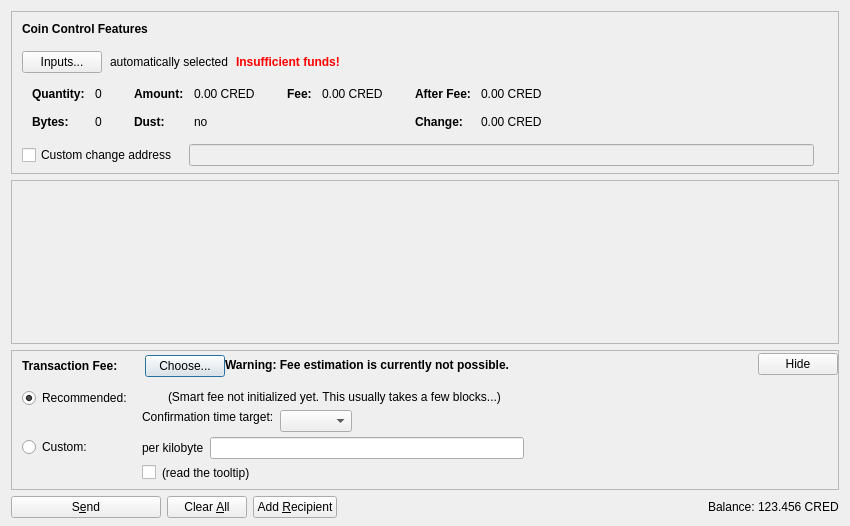
<?xml version="1.0" encoding="UTF-8"?>
<ui version="4.0">
 <class>SendCoinsDialog</class>
 <widget class="QDialog" name="SendCoinsDialog">
  <property name="geometry">
   <rect>
    <x>0</x>
    <y>0</y>
    <width>850</width>
    <height>526</height>
   </rect>
  </property>
  <property name="windowTitle">
   <string>Send Coins</string>
  </property>
  <layout class="QVBoxLayout" name="verticalLayout" stretch="0,1,0,0">
   <property name="bottomMargin">
    <number>8</number>
   </property>
   <item>
    <widget class="QFrame" name="frameCoinControl">
     <property name="sizePolicy">
      <sizepolicy hsizetype="Expanding" vsizetype="Expanding">
       <horstretch>0</horstretch>
       <verstretch>0</verstretch>
      </sizepolicy>
     </property>
     <property name="maximumSize">
      <size>
       <width>16777215</width>
       <height>16777215</height>
      </size>
     </property>
     <property name="frameShape">
      <enum>QFrame::StyledPanel</enum>
     </property>
     <property name="frameShadow">
      <enum>QFrame::Sunken</enum>
     </property>
     <layout class="QVBoxLayout" name="verticalLayoutCoinControl2">
      <property name="spacing">
       <number>0</number>
      </property>
      <property name="leftMargin">
       <number>0</number>
      </property>
      <property name="topMargin">
       <number>0</number>
      </property>
      <property name="rightMargin">
       <number>0</number>
      </property>
      <property name="bottomMargin">
       <number>6</number>
      </property>
      <item>
       <layout class="QVBoxLayout" name="verticalLayoutCoinControl" stretch="0,0,0,0,1">
        <property name="spacing">
         <number>0</number>
        </property>
        <property name="leftMargin">
         <number>10</number>
        </property>
        <property name="topMargin">
         <number>10</number>
        </property>
        <item>
         <layout class="QHBoxLayout" name="horizontalLayoutCoinControl1">
          <property name="bottomMargin">
           <number>15</number>
          </property>
          <item>
           <widget class="QLabel" name="labelCoinControlFeatures">
            <property name="sizePolicy">
             <sizepolicy hsizetype="Preferred" vsizetype="Maximum">
              <horstretch>0</horstretch>
              <verstretch>0</verstretch>
             </sizepolicy>
            </property>
            <property name="font">
             <font>
              <weight>75</weight>
              <bold>true</bold>
             </font>
            </property>
            <property name="styleSheet">
             <string notr="true">font-weight:bold;</string>
            </property>
            <property name="text">
             <string>Coin Control Features</string>
            </property>
           </widget>
          </item>
         </layout>
        </item>
        <item>
         <layout class="QHBoxLayout" name="horizontalLayoutCoinControl2" stretch="0,0,0,0">
          <property name="spacing">
           <number>8</number>
          </property>
          <property name="bottomMargin">
           <number>10</number>
          </property>
          <item>
           <widget class="QPushButton" name="pushButtonCoinControl">
            <property name="styleSheet">
             <string notr="true"/>
            </property>
            <property name="text">
             <string>Inputs...</string>
            </property>
            <property name="autoDefault">
             <bool>false</bool>
            </property>
           </widget>
          </item>
          <item>
           <widget class="QLabel" name="labelCoinControlAutomaticallySelected">
            <property name="text">
             <string>automatically selected</string>
            </property>
            <property name="margin">
             <number>5</number>
            </property>
           </widget>
          </item>
          <item>
           <widget class="QLabel" name="labelCoinControlInsuffFunds">
            <property name="font">
             <font>
              <weight>75</weight>
              <bold>true</bold>
             </font>
            </property>
            <property name="styleSheet">
             <string notr="true">color:red;font-weight:bold;</string>
            </property>
            <property name="text">
             <string>Insufficient funds!</string>
            </property>
            <property name="margin">
             <number>5</number>
            </property>
           </widget>
          </item>
          <item>
           <spacer name="horizontalSpacerCoinControl">
            <property name="orientation">
             <enum>Qt::Horizontal</enum>
            </property>
            <property name="sizeHint" stdset="0">
             <size>
              <width>40</width>
              <height>1</height>
             </size>
            </property>
           </spacer>
          </item>
         </layout>
        </item>
        <item>
         <widget class="QWidget" name="widgetCoinControl" native="true">
          <property name="sizePolicy">
           <sizepolicy hsizetype="Preferred" vsizetype="Preferred">
            <horstretch>0</horstretch>
            <verstretch>0</verstretch>
           </sizepolicy>
          </property>
          <property name="minimumSize">
           <size>
            <width>0</width>
            <height>0</height>
           </size>
          </property>
          <property name="styleSheet">
           <string notr="true"/>
          </property>
          <layout class="QHBoxLayout" name="horizontalLayoutCoinControl5">
           <property name="leftMargin">
            <number>0</number>
           </property>
           <property name="topMargin">
            <number>0</number>
           </property>
           <property name="rightMargin">
            <number>0</number>
           </property>
           <property name="bottomMargin">
            <number>0</number>
           </property>
           <item>
            <layout class="QHBoxLayout" name="horizontalLayoutCoinControl3" stretch="0,0,0,1">
             <property name="spacing">
              <number>20</number>
             </property>
             <property name="topMargin">
              <number>0</number>
             </property>
             <property name="bottomMargin">
              <number>10</number>
             </property>
             <item>
              <layout class="QFormLayout" name="formLayoutCoinControl1">
               <property name="horizontalSpacing">
                <number>10</number>
               </property>
               <property name="verticalSpacing">
                <number>14</number>
               </property>
               <property name="leftMargin">
                <number>10</number>
               </property>
               <property name="topMargin">
                <number>4</number>
               </property>
               <property name="rightMargin">
                <number>6</number>
               </property>
               <item row="0" column="0">
                <widget class="QLabel" name="labelCoinControlQuantityText">
                 <property name="font">
                  <font>
                   <weight>75</weight>
                   <bold>true</bold>
                  </font>
                 </property>
                 <property name="text">
                  <string>Quantity:</string>
                 </property>
                 <property name="margin">
                  <number>0</number>
                 </property>
                </widget>
               </item>
               <item row="0" column="1">
                <widget class="QLabel" name="labelCoinControlQuantity">
                 <property name="cursor">
                  <cursorShape>IBeamCursor</cursorShape>
                 </property>
                 <property name="contextMenuPolicy">
                  <enum>Qt::ActionsContextMenu</enum>
                 </property>
                 <property name="text">
                  <string notr="true">0</string>
                 </property>
                 <property name="margin">
                  <number>0</number>
                 </property>
                 <property name="textInteractionFlags">
                  <set>Qt::LinksAccessibleByMouse|Qt::TextSelectableByKeyboard|Qt::TextSelectableByMouse</set>
                 </property>
                </widget>
               </item>
               <item row="1" column="0">
                <widget class="QLabel" name="labelCoinControlBytesText">
                 <property name="font">
                  <font>
                   <weight>75</weight>
                   <bold>true</bold>
                  </font>
                 </property>
                 <property name="text">
                  <string>Bytes:</string>
                 </property>
                </widget>
               </item>
               <item row="1" column="1">
                <widget class="QLabel" name="labelCoinControlBytes">
                 <property name="cursor">
                  <cursorShape>IBeamCursor</cursorShape>
                 </property>
                 <property name="contextMenuPolicy">
                  <enum>Qt::ActionsContextMenu</enum>
                 </property>
                 <property name="text">
                  <string notr="true">0</string>
                 </property>
                 <property name="textInteractionFlags">
                  <set>Qt::LinksAccessibleByMouse|Qt::TextSelectableByKeyboard|Qt::TextSelectableByMouse</set>
                 </property>
                </widget>
               </item>
              </layout>
             </item>
             <item>
              <layout class="QFormLayout" name="formLayoutCoinControl2">
               <property name="horizontalSpacing">
                <number>10</number>
               </property>
               <property name="verticalSpacing">
                <number>14</number>
               </property>
               <property name="leftMargin">
                <number>6</number>
               </property>
               <property name="topMargin">
                <number>4</number>
               </property>
               <property name="rightMargin">
                <number>6</number>
               </property>
               <item row="0" column="0">
                <widget class="QLabel" name="labelCoinControlAmountText">
                 <property name="font">
                  <font>
                   <weight>75</weight>
                   <bold>true</bold>
                  </font>
                 </property>
                 <property name="text">
                  <string>Amount:</string>
                 </property>
                 <property name="margin">
                  <number>0</number>
                 </property>
                </widget>
               </item>
               <item row="0" column="1">
                <widget class="QLabel" name="labelCoinControlAmount">
                 <property name="cursor">
                  <cursorShape>IBeamCursor</cursorShape>
                 </property>
                 <property name="contextMenuPolicy">
                  <enum>Qt::ActionsContextMenu</enum>
                 </property>
                 <property name="text">
                  <string notr="true">0.00 CRED</string>
                 </property>
                 <property name="textInteractionFlags">
                  <set>Qt::LinksAccessibleByMouse|Qt::TextSelectableByKeyboard|Qt::TextSelectableByMouse</set>
                 </property>
                </widget>
               </item>
               <item row="1" column="0">
                <widget class="QLabel" name="labelCoinControlLowOutputText">
                 <property name="font">
                  <font>
                   <weight>75</weight>
                   <bold>true</bold>
                  </font>
                 </property>
                 <property name="text">
                  <string>Dust:</string>
                 </property>
                </widget>
               </item>
               <item row="1" column="1">
                <widget class="QLabel" name="labelCoinControlLowOutput">
                 <property name="cursor">
                  <cursorShape>IBeamCursor</cursorShape>
                 </property>
                 <property name="contextMenuPolicy">
                  <enum>Qt::ActionsContextMenu</enum>
                 </property>
                 <property name="text">
                  <string notr="true">no</string>
                 </property>
                 <property name="textInteractionFlags">
                  <set>Qt::LinksAccessibleByMouse|Qt::TextSelectableByKeyboard|Qt::TextSelectableByMouse</set>
                 </property>
                </widget>
               </item>
              </layout>
             </item>
             <item>
              <layout class="QFormLayout" name="formLayoutCoinControl3">
               <property name="horizontalSpacing">
                <number>10</number>
               </property>
               <property name="verticalSpacing">
                <number>14</number>
               </property>
               <property name="leftMargin">
                <number>6</number>
               </property>
               <property name="topMargin">
                <number>4</number>
               </property>
               <property name="rightMargin">
                <number>6</number>
               </property>
               <item row="0" column="0">
                <widget class="QLabel" name="labelCoinControlFeeText">
                 <property name="font">
                  <font>
                   <weight>75</weight>
                   <bold>true</bold>
                  </font>
                 </property>
                 <property name="text">
                  <string>Fee:</string>
                 </property>
                 <property name="margin">
                  <number>0</number>
                 </property>
                </widget>
               </item>
               <item row="0" column="1">
                <widget class="QLabel" name="labelCoinControlFee">
                 <property name="cursor">
                  <cursorShape>IBeamCursor</cursorShape>
                 </property>
                 <property name="contextMenuPolicy">
                  <enum>Qt::ActionsContextMenu</enum>
                 </property>
                 <property name="text">
                  <string notr="true">0.00 CRED</string>
                 </property>
                 <property name="textInteractionFlags">
                  <set>Qt::LinksAccessibleByMouse|Qt::TextSelectableByKeyboard|Qt::TextSelectableByMouse</set>
                 </property>
                </widget>
               </item>
              </layout>
             </item>
             <item>
              <layout class="QFormLayout" name="formLayoutCoinControl4">
               <property name="horizontalSpacing">
                <number>10</number>
               </property>
               <property name="verticalSpacing">
                <number>14</number>
               </property>
               <property name="leftMargin">
                <number>6</number>
               </property>
               <property name="topMargin">
                <number>4</number>
               </property>
               <property name="rightMargin">
                <number>6</number>
               </property>
               <item row="0" column="0">
                <widget class="QLabel" name="labelCoinControlAfterFeeText">
                 <property name="font">
                  <font>
                   <weight>75</weight>
                   <bold>true</bold>
                  </font>
                 </property>
                 <property name="text">
                  <string>After Fee:</string>
                 </property>
                 <property name="margin">
                  <number>0</number>
                 </property>
                </widget>
               </item>
               <item row="0" column="1">
                <widget class="QLabel" name="labelCoinControlAfterFee">
                 <property name="cursor">
                  <cursorShape>IBeamCursor</cursorShape>
                 </property>
                 <property name="contextMenuPolicy">
                  <enum>Qt::ActionsContextMenu</enum>
                 </property>
                 <property name="text">
                  <string notr="true">0.00 CRED</string>
                 </property>
                 <property name="textInteractionFlags">
                  <set>Qt::LinksAccessibleByMouse|Qt::TextSelectableByKeyboard|Qt::TextSelectableByMouse</set>
                 </property>
                </widget>
               </item>
               <item row="1" column="0">
                <widget class="QLabel" name="labelCoinControlChangeText">
                 <property name="font">
                  <font>
                   <weight>75</weight>
                   <bold>true</bold>
                  </font>
                 </property>
                 <property name="text">
                  <string>Change:</string>
                 </property>
                </widget>
               </item>
               <item row="1" column="1">
                <widget class="QLabel" name="labelCoinControlChange">
                 <property name="cursor">
                  <cursorShape>IBeamCursor</cursorShape>
                 </property>
                 <property name="contextMenuPolicy">
                  <enum>Qt::ActionsContextMenu</enum>
                 </property>
                 <property name="text">
                  <string notr="true">0.00 CRED</string>
                 </property>
                 <property name="textInteractionFlags">
                  <set>Qt::LinksAccessibleByMouse|Qt::TextSelectableByKeyboard|Qt::TextSelectableByMouse</set>
                 </property>
                </widget>
               </item>
              </layout>
             </item>
            </layout>
           </item>
          </layout>
         </widget>
        </item>
        <item>
         <layout class="QHBoxLayout" name="horizontalLayoutCoinControl4" stretch="0,0,0">
          <property name="spacing">
           <number>12</number>
          </property>
          <property name="sizeConstraint">
           <enum>QLayout::SetDefaultConstraint</enum>
          </property>
          <property name="topMargin">
           <number>5</number>
          </property>
          <property name="rightMargin">
           <number>5</number>
          </property>
          <item>
           <widget class="QCheckBox" name="checkBoxCoinControlChange">
            <property name="toolTip">
             <string>If this is activated, but the change address is empty or invalid, change will be sent to a newly generated address.</string>
            </property>
            <property name="text">
             <string>Custom change address</string>
            </property>
           </widget>
          </item>
          <item>
           <widget class="QValidatedLineEdit" name="lineEditCoinControlChange">
            <property name="enabled">
             <bool>false</bool>
            </property>
            <property name="sizePolicy">
             <sizepolicy hsizetype="Expanding" vsizetype="Fixed">
              <horstretch>0</horstretch>
              <verstretch>0</verstretch>
             </sizepolicy>
            </property>
           </widget>
          </item>
          <item>
           <widget class="QLabel" name="labelCoinControlChangeLabel">
            <property name="sizePolicy">
             <sizepolicy hsizetype="Preferred" vsizetype="Expanding">
              <horstretch>0</horstretch>
              <verstretch>0</verstretch>
             </sizepolicy>
            </property>
            <property name="minimumSize">
             <size>
              <width>0</width>
              <height>0</height>
             </size>
            </property>
            <property name="text">
             <string/>
            </property>
            <property name="margin">
             <number>3</number>
            </property>
           </widget>
          </item>
         </layout>
        </item>
        <item>
         <spacer name="verticalSpacerCoinControl">
          <property name="orientation">
           <enum>Qt::Vertical</enum>
          </property>
          <property name="sizeHint" stdset="0">
           <size>
            <width>800</width>
            <height>1</height>
           </size>
          </property>
         </spacer>
        </item>
       </layout>
      </item>
     </layout>
    </widget>
   </item>
   <item>
    <widget class="QScrollArea" name="scrollArea">
     <property name="widgetResizable">
      <bool>true</bool>
     </property>
     <widget class="QWidget" name="scrollAreaWidgetContents">
      <property name="geometry">
       <rect>
        <x>0</x>
        <y>0</y>
        <width>830</width>
        <height>104</height>
       </rect>
      </property>
      <layout class="QVBoxLayout" name="verticalLayout_2" stretch="0,1">
       <property name="leftMargin">
        <number>0</number>
       </property>
       <property name="topMargin">
        <number>0</number>
       </property>
       <property name="rightMargin">
        <number>0</number>
       </property>
       <property name="bottomMargin">
        <number>0</number>
       </property>
       <item>
        <layout class="QVBoxLayout" name="entries">
         <property name="spacing">
          <number>6</number>
         </property>
        </layout>
       </item>
       <item>
        <spacer name="verticalSpacer">
         <property name="orientation">
          <enum>Qt::Vertical</enum>
         </property>
         <property name="sizeHint" stdset="0">
          <size>
           <width>20</width>
           <height>40</height>
          </size>
         </property>
        </spacer>
       </item>
      </layout>
     </widget>
    </widget>
   </item>
   <item>
    <widget class="QFrame" name="frameFee">
     <property name="sizePolicy">
      <sizepolicy hsizetype="Expanding" vsizetype="Expanding">
       <horstretch>0</horstretch>
       <verstretch>0</verstretch>
      </sizepolicy>
     </property>
     <property name="maximumSize">
      <size>
       <width>16777215</width>
       <height>16777215</height>
      </size>
     </property>
     <property name="frameShape">
      <enum>QFrame::StyledPanel</enum>
     </property>
     <property name="frameShadow">
      <enum>QFrame::Sunken</enum>
     </property>
     <layout class="QVBoxLayout" name="verticalLayoutFee1">
      <property name="spacing">
       <number>0</number>
      </property>
      <property name="leftMargin">
       <number>0</number>
      </property>
      <property name="topMargin">
       <number>0</number>
      </property>
      <property name="rightMargin">
       <number>0</number>
      </property>
      <property name="bottomMargin">
       <number>0</number>
      </property>
      <item>
       <layout class="QVBoxLayout" name="verticalLayoutFee2" stretch="0,0,0">
        <property name="spacing">
         <number>0</number>
        </property>
        <property name="leftMargin">
         <number>10</number>
        </property>
        <property name="topMargin">
         <number>0</number>
        </property>
        <item>
         <layout class="QHBoxLayout" name="horizontalLayoutFee1">
          <property name="bottomMargin">
           <number>0</number>
          </property>
          <item>
           <layout class="QVBoxLayout" name="verticalLayoutFee7">
            <property name="spacing">
             <number>0</number>
            </property>
            <item>
             <spacer name="verticalSpacerSmartFee">
              <property name="orientation">
               <enum>Qt::Vertical</enum>
              </property>
              <property name="sizeType">
               <enum>QSizePolicy::Fixed</enum>
              </property>
              <property name="sizeHint" stdset="0">
               <size>
                <width>1</width>
                <height>4</height>
               </size>
              </property>
             </spacer>
            </item>
            <item>
             <layout class="QHBoxLayout" name="horizontalLayoutSmartFee">
              <property name="spacing">
               <number>10</number>
              </property>
              <item>
               <widget class="QLabel" name="labelFeeHeadline">
                <property name="sizePolicy">
                 <sizepolicy hsizetype="Preferred" vsizetype="Maximum">
                  <horstretch>0</horstretch>
                  <verstretch>0</verstretch>
                 </sizepolicy>
                </property>
                <property name="font">
                 <font>
                  <weight>75</weight>
                  <bold>true</bold>
                 </font>
                </property>
                <property name="styleSheet">
                 <string notr="true">font-weight:bold;</string>
                </property>
                <property name="text">
                 <string>Transaction Fee:</string>
                </property>
               </widget>
              </item>
              <item>
               <widget class="QLabel" name="labelFeeMinimized">
                <property name="text">
                 <string/>
                </property>
               </widget>
              </item>
              <item>
               <widget class="QPushButton" name="buttonChooseFee">
                <property name="text">
                 <string>Choose...</string>
                </property>
               </widget>
              </item>
             </layout>
            </item>
            <item>
             <spacer name="verticalSpacer_5">
              <property name="orientation">
               <enum>Qt::Vertical</enum>
              </property>
              <property name="sizeHint" stdset="0">
               <size>
                <width>1</width>
                <height>1</height>
               </size>
              </property>
             </spacer>
            </item>
           </layout>
          </item>
          <item>
           <widget class="QLabel" name="fallbackFeeWarningLabel">
            <property name="toolTip">
             <string>Using the fallbackfee can result in sending a transaction that will take several hours or days (or never) to confirm. Consider choosing your fee manually or wait until you have validated the complete chain.</string>
            </property>
            <property name="font">
            <font>
                <weight>75</weight>
                <bold>true</bold>
            </font>
            </property>
            <property name="text">
             <string>Warning: Fee estimation is currently not possible.</string>
            </property>
            <property name="wordWrap">
             <bool>false</bool>
            </property>
           </widget>
          </item>
          <item>
           <spacer name="horizontalSpacer_4">
            <property name="orientation">
             <enum>Qt::Horizontal</enum>
            </property>
            <property name="sizeType">
             <enum>QSizePolicy::MinimumExpanding</enum>
            </property>
            <property name="sizeHint" stdset="0">
             <size>
              <width>40</width>
              <height>20</height>
             </size>
            </property>
           </spacer>
          </item>
          <item>
           <widget class="QPushButton" name="buttonMinimizeFee">
            <property name="toolTip">
             <string>collapse fee-settings</string>
            </property>
            <property name="text">
             <string>Hide</string>
            </property>
           </widget>
          </item>
         </layout>
        </item>
        <item>
         <widget class="QFrame" name="frameFeeSelection">
          <layout class="QVBoxLayout" name="verticalLayoutFee12">
           <property name="spacing">
            <number>0</number>
           </property>
           <property name="leftMargin">
            <number>0</number>
           </property>
           <property name="topMargin">
            <number>0</number>
           </property>
           <property name="rightMargin">
            <number>0</number>
           </property>
           <property name="bottomMargin">
            <number>0</number>
           </property>
           <item>
            <layout class="QGridLayout" name="gridLayoutFee">
             <property name="topMargin">
              <number>10</number>
             </property>
             <property name="bottomMargin">
              <number>4</number>
             </property>
             <property name="horizontalSpacing">
              <number>10</number>
             </property>
             <property name="verticalSpacing">
              <number>4</number>
             </property>
             <item row="1" column="1">
              <layout class="QVBoxLayout" name="verticalLayoutFee8">
               <property name="spacing">
                <number>6</number>
               </property>
               <item>
                <layout class="QHBoxLayout" name="horizontalLayoutFee13">
                 <item>
                  <widget class="QLabel" name="labelCustomPerKilobyte">
                   <property name="toolTip">
                    <string>If the custom fee is set to 1000 satoshis and the transaction is only 250 bytes, then &quot;per kilobyte&quot; only pays 250 satoshis in fee, while &quot;total at least&quot; pays 1000 satoshis. For transactions bigger than a kilobyte both pay by kilobyte.</string>
                   </property>
                   <property name="text">
                    <string>per kilobyte</string>
                   </property>
                  </widget>
                 </item>
                 <item>
                  <widget class="BitcoinAmountField" name="customFee"/>
                 </item>
                 <item>
                  <spacer name="horizontalSpacer_6">
                   <property name="orientation">
                    <enum>Qt::Horizontal</enum>
                   </property>
                   <property name="sizeHint" stdset="0">
                    <size>
                     <width>1</width>
                     <height>1</height>
                    </size>
                   </property>
                  </spacer>
                 </item>
                </layout>
               </item>
               <item>
                <layout class="QHBoxLayout" name="horizontalLayoutFee8">
                 <item>
                  <widget class="QCheckBox" name="checkBoxMinimumFee">
                   <property name="toolTip">
                    <string>Paying only the minimum fee is just fine as long as there is less transaction volume than space in the blocks. But be aware that this can end up in a never confirming transaction once there is more demand for credits transactions than the network can process.</string>
                   </property>
                   <property name="text">
                    <string/>
                   </property>
                  </widget>
                 </item>
                 <item>
                  <widget class="QLabel" name="labelMinFeeWarning">
                   <property name="enabled">
                    <bool>true</bool>
                   </property>
                   <property name="toolTip">
                    <string>Paying only the minimum fee is just fine as long as there is less transaction volume than space in the blocks. But be aware that this can end up in a never confirming transaction once there is more demand for credits transactions than the network can process.</string>
                   </property>
                   <property name="text">
                    <string>(read the tooltip)</string>
                   </property>
                   <property name="margin">
                    <number>5</number>
                   </property>
                  </widget>
                 </item>
                 <item>
                  <spacer name="horizontalSpacer_2">
                   <property name="orientation">
                    <enum>Qt::Horizontal</enum>
                   </property>
                   <property name="sizeHint" stdset="0">
                    <size>
                     <width>1</width>
                     <height>1</height>
                    </size>
                   </property>
                  </spacer>
                 </item>
                </layout>
               </item>
              </layout>
             </item>
             <item row="0" column="0">
              <layout class="QVBoxLayout" name="verticalLayoutFee4" stretch="0,1">
               <item>
                <widget class="QRadioButton" name="radioSmartFee">
                 <property name="text">
                  <string>Recommended:</string>
                 </property>
                 <property name="checked">
                  <bool>true</bool>
                 </property>
                 <attribute name="buttonGroup">
                  <string notr="true">groupFee</string>
                 </attribute>
                </widget>
               </item>
               <item>
                <spacer name="verticalSpacer_2">
                 <property name="orientation">
                  <enum>Qt::Vertical</enum>
                 </property>
                 <property name="sizeHint" stdset="0">
                  <size>
                   <width>1</width>
                   <height>1</height>
                  </size>
                 </property>
                </spacer>
               </item>
              </layout>
             </item>
             <item row="1" column="0">
              <layout class="QVBoxLayout" name="verticalLayoutFee9" stretch="0,1">
               <item>
                <widget class="QRadioButton" name="radioCustomFee">
                 <property name="text">
                  <string>Custom:</string>
                 </property>
                 <attribute name="buttonGroup">
                  <string notr="true">groupFee</string>
                 </attribute>
                </widget>
               </item>
               <item>
                <spacer name="verticalSpacer_6">
                 <property name="orientation">
                  <enum>Qt::Vertical</enum>
                 </property>
                 <property name="sizeHint" stdset="0">
                  <size>
                   <width>1</width>
                   <height>1</height>
                  </size>
                 </property>
                </spacer>
               </item>
              </layout>
             </item>
             <item row="0" column="1">
              <layout class="QVBoxLayout" name="verticalLayoutFee3" stretch="0,0,1">
               <property name="spacing">
                <number>6</number>
               </property>
               <property name="topMargin">
                <number>2</number>
               </property>
               <item>
                <layout class="QHBoxLayout" name="horizontalLayoutFee12">
                 <item>
                  <widget class="QLabel" name="labelSmartFee">
                   <property name="text">
                    <string/>
                   </property>
                   <property name="margin">
                    <number>2</number>
                   </property>
                  </widget>
                 </item>
                 <item>
                  <widget class="QLabel" name="labelFeeEstimation">
                   <property name="text">
                    <string/>
                   </property>
                  </widget>
                 </item>
                 <item>
                  <widget class="QLabel" name="labelSmartFee2">
                   <property name="text">
                    <string>(Smart fee not initialized yet. This usually takes a few blocks...)</string>
                   </property>
                   <property name="margin">
                    <number>2</number>
                   </property>
                  </widget>
                 </item>
                 <item>
                  <spacer name="horizontalSpacer_5">
                   <property name="orientation">
                    <enum>Qt::Horizontal</enum>
                   </property>
                   <property name="sizeHint" stdset="0">
                    <size>
                     <width>1</width>
                     <height>1</height>
                    </size>
                   </property>
                  </spacer>
                 </item>
                </layout>
               </item>
               <item>
                <layout class="QHBoxLayout" name="horizontalLayoutFee9">
                 <item>
                  <layout class="QVBoxLayout" name="verticalLayoutFee6">
                   <item>
                    <widget class="QLabel" name="labelSmartFee3">
                     <property name="text">
                      <string>Confirmation time target:</string>
                     </property>
                     <property name="margin">
                      <number>2</number>
                     </property>
                    </widget>
                   </item>
                   <item>
                    <spacer name="verticalSpacer_3">
                     <property name="orientation">
                      <enum>Qt::Vertical</enum>
                     </property>
                     <property name="sizeHint" stdset="0">
                      <size>
                       <width>1</width>
                       <height>1</height>
                      </size>
                     </property>
                    </spacer>
                   </item>
                  </layout>
                 </item>
                 <item>
                  <layout class="QVBoxLayout" name="verticalLayoutFee5">
                   <property name="rightMargin">
                    <number>30</number>
                   </property>
                   <item>
                    <layout class="QHBoxLayout" name="horizontalLayoutConfTarget">
                     <property name="bottomMargin">
                      <number>0</number>
                     </property>
                     <item>
                      <widget class="QComboBox" name="confTargetSelector"/>
                     </item>
                     <item>
                      <spacer name="horizontalSpacerConfTarget">
                       <property name="orientation">
                        <enum>Qt::Horizontal</enum>
                       </property>
                       <property name="sizeHint" stdset="0">
                        <size>
                         <width>40</width>
                         <height>20</height>
                        </size>
                       </property>
                      </spacer>
                     </item>
                    </layout>
                   </item>
                  </layout>
                 </item>
                </layout>
               </item>
               <item>
                <spacer name="verticalSpacer_4">
                 <property name="orientation">
                  <enum>Qt::Vertical</enum>
                 </property>
                 <property name="sizeHint" stdset="0">
                  <size>
                   <width>1</width>
                   <height>1</height>
                  </size>
                 </property>
                </spacer>
               </item>
              </layout>
             </item>
            </layout>
           </item>
          </layout>
         </widget>
        </item>
        <item>
         <spacer name="verticalSpacerFee">
          <property name="orientation">
           <enum>Qt::Vertical</enum>
          </property>
          <property name="sizeHint" stdset="0">
           <size>
            <width>40</width>
            <height>5</height>
           </size>
          </property>
         </spacer>
        </item>
       </layout>
      </item>
     </layout>
    </widget>
   </item>
   <item>
    <layout class="QHBoxLayout" name="horizontalLayout">
     <item>
      <widget class="QPushButton" name="sendButton">
       <property name="minimumSize">
        <size>
         <width>150</width>
         <height>0</height>
        </size>
       </property>
       <property name="toolTip">
        <string>Confirm the send action</string>
       </property>
       <property name="text">
        <string>S&amp;end</string>
       </property>
       <property name="icon">
        <iconset resource="../bitcoin.qrc">
         <normaloff>:/icons/send</normaloff>:/icons/send</iconset>
       </property>
       <property name="autoDefault">
        <bool>false</bool>
       </property>
       <property name="default">
        <bool>false</bool>
       </property>
      </widget>
     </item>
     <item>
      <widget class="QPushButton" name="clearButton">
       <property name="sizePolicy">
        <sizepolicy hsizetype="Minimum" vsizetype="Fixed">
         <horstretch>0</horstretch>
         <verstretch>0</verstretch>
        </sizepolicy>
       </property>
       <property name="toolTip">
        <string>Clear all fields of the form.</string>
       </property>
       <property name="text">
        <string>Clear &amp;All</string>
       </property>
       <property name="icon">
        <iconset resource="../bitcoin.qrc">
         <normaloff>:/icons/remove</normaloff>:/icons/remove</iconset>
       </property>
       <property name="autoDefault">
        <bool>false</bool>
       </property>
      </widget>
     </item>
     <item>
      <widget class="QPushButton" name="addButton">
       <property name="toolTip">
        <string>Send to multiple recipients at once</string>
       </property>
       <property name="text">
        <string>Add &amp;Recipient</string>
       </property>
       <property name="icon">
        <iconset resource="../bitcoin.qrc">
         <normaloff>:/icons/add</normaloff>:/icons/add</iconset>
       </property>
       <property name="autoDefault">
        <bool>false</bool>
       </property>
      </widget>
     </item>
     <item>
      <spacer name="horizontalSpacer">
       <property name="orientation">
        <enum>Qt::Horizontal</enum>
       </property>
       <property name="sizeHint" stdset="0">
        <size>
         <width>40</width>
         <height>20</height>
        </size>
       </property>
      </spacer>
     </item>
     <item>
      <layout class="QHBoxLayout" name="horizontalLayout_2">
       <property name="spacing">
        <number>3</number>
       </property>
       <item>
        <widget class="QLabel" name="label">
         <property name="sizePolicy">
          <sizepolicy hsizetype="Preferred" vsizetype="Fixed">
           <horstretch>0</horstretch>
           <verstretch>0</verstretch>
          </sizepolicy>
         </property>
         <property name="text">
          <string>Balance:</string>
         </property>
        </widget>
       </item>
       <item>
        <widget class="QLabel" name="labelBalance">
         <property name="sizePolicy">
          <sizepolicy hsizetype="Preferred" vsizetype="Fixed">
           <horstretch>0</horstretch>
           <verstretch>0</verstretch>
          </sizepolicy>
         </property>
         <property name="cursor">
          <cursorShape>IBeamCursor</cursorShape>
         </property>
         <property name="text">
          <string notr="true">123.456 CRED</string>
         </property>
         <property name="textInteractionFlags">
          <set>Qt::LinksAccessibleByMouse|Qt::TextSelectableByKeyboard|Qt::TextSelectableByMouse</set>
         </property>
        </widget>
       </item>
      </layout>
     </item>
    </layout>
   </item>
  </layout>
 </widget>
 <customwidgets>
  <customwidget>
   <class>QValidatedLineEdit</class>
   <extends>QLineEdit</extends>
   <header>qvalidatedlineedit.h</header>
  </customwidget>
  <customwidget>
   <class>BitcoinAmountField</class>
   <extends>QLineEdit</extends>
   <header>bitcoinamountfield.h</header>
   <container>1</container>
  </customwidget>
 </customwidgets>
 <resources>
  <include location="../bitcoin.qrc"/>
 </resources>
 <connections/>
 <buttongroups>
  <buttongroup name="groupFee"/>
 </buttongroups>
</ui>
